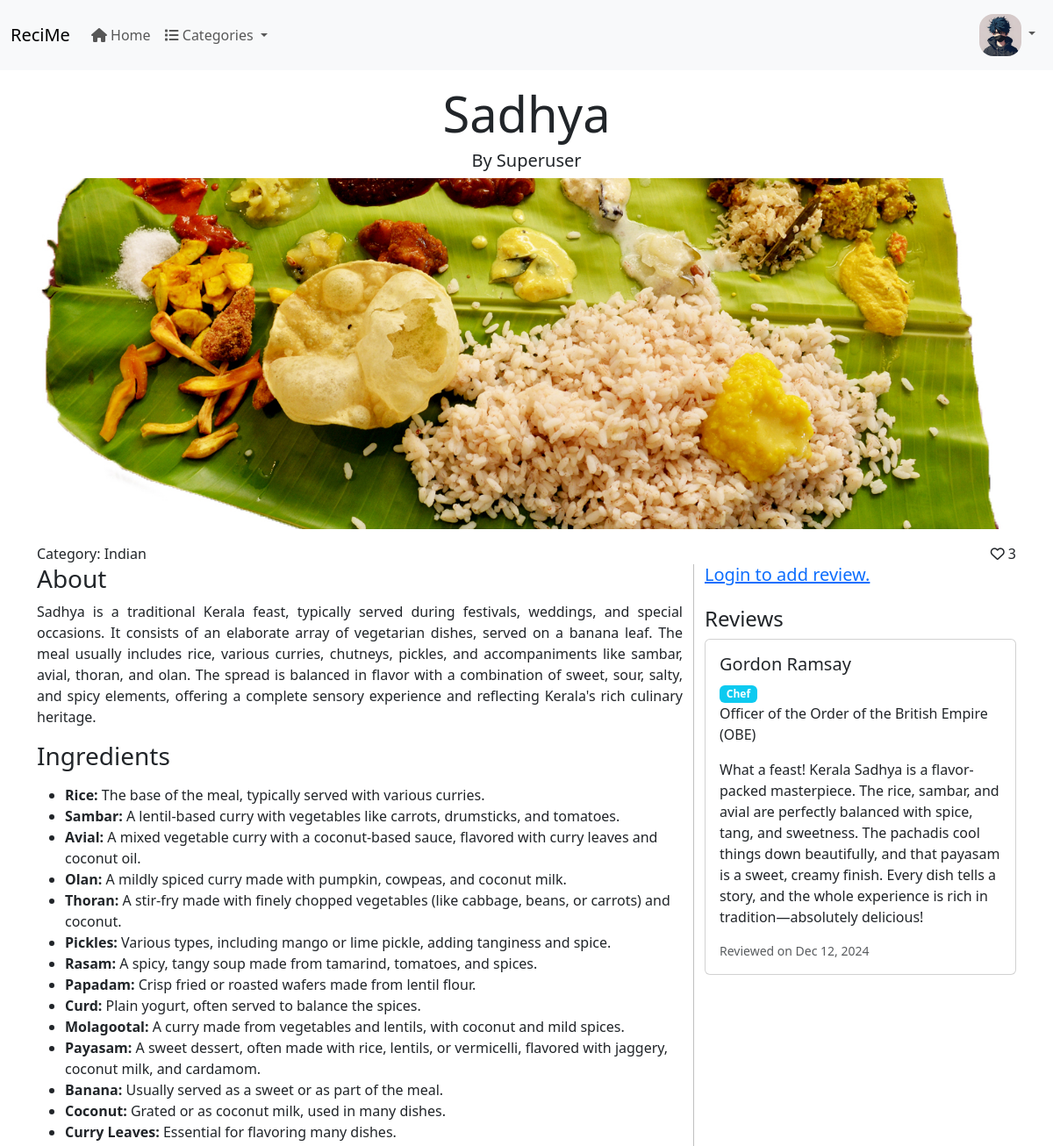
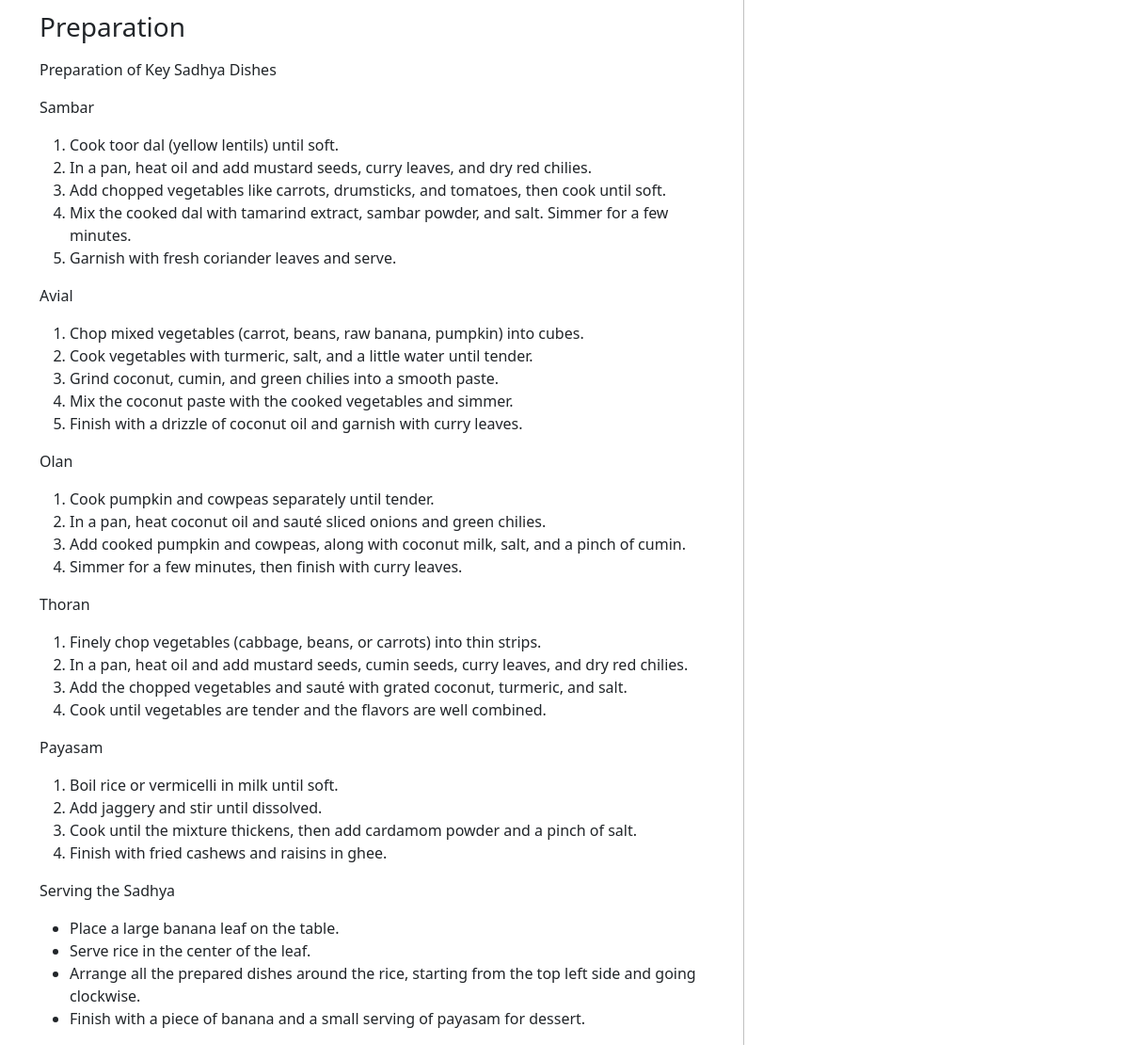
Screenshot of /recipe/view/sadhya/ with the database file from the repository (2 pictures, top to bottom).
### appRecipe/models.py (models this page shows, shortened)
class Recipe(models.Model):
    def get_file_path(instance, filename):
        ext = filename.split(".")[-1]
        tmp = get_random_string()
        filename = f"{tmp}.{ext}"
        return os.path.join("recipe", filename)
    author = models.ForeignKey(CustomUser, on_delete=models.CASCADE)
    name = models.CharField(max_length=100)
    slug = models.SlugField(max_length=100, unique=True)
    category = models.ForeignKey(Category, on_delete=models.CASCADE)
    about = models.TextField()
    ingredients = models.TextField()
    preparation = models.TextField()
    image = models.ImageField(
        upload_to=get_file_path, null=True, blank=True, default="recipe/default.jpg"
    )
    is_deleted = models.BooleanField(default=False)

class Category(models.Model):
    def get_file_path(instance, filename):
        ext = filename.split(".")[-1]
        tmp = get_random_string()
        filename = f"{tmp}.{ext}"
        return os.path.join("category", filename)
    name = models.CharField(max_length=100, unique=True)
    slug = models.SlugField(max_length=100, unique=True)
    image = models.ImageField(
        upload_to=get_file_path, null=True, blank=True, default="category/default.jpg"
    )
    created_on = models.DateTimeField(auto_now_add=True)
    is_deleted = models.BooleanField(default=False)
    def __str__(self):
        return self.name

### appAuth/models.py (models this page shows, shortened)
class CustomUser(AbstractBaseUser, PermissionsMixin):
    TYPE_CHOICES = (
        (1, "Admin"),
        (2, "User"),
        (3, "Chef"),
    )
    def get_file_path(instance, filename):
        ext = filename.split(".")[-1]
        tmp = get_random_string()
        filename = f"{tmp}.{ext}"
        return os.path.join("user", filename)
    email = models.EmailField(
        unique=True,
        max_length=255,
        error_messages={
            "unique": _("A user with this email already exists."),
        },
    )
    name = models.CharField(max_length=100, null=True, blank=True)
    user_type = models.IntegerField(default=2, choices=TYPE_CHOICES)
    image = models.ImageField(
        upload_to=get_file_path, null=True, blank=True, default="user/default.jpg"
    )
    designation = models.TextField(null=True, blank=True)
    created_on = models.DateTimeField(auto_now_add=True)
    updated_on = models.DateTimeField(auto_now=True)
    is_deleted = models.BooleanField(default=False)
    is_staff = models.BooleanField(
        _("staff status"),
        default=False,
        help_text=_("Designates whether the staff can log into this site."),
    )
    USERNAME_FIELD = "email"
    REQUIRED_FIELDS = []
    objects = MyUserManager()
    def __str__(self):
        return self.name

### appUser/models.py (models this page shows, shortened)
class Review(models.Model):
    user = models.ForeignKey(CustomUser, on_delete=models.CASCADE)
    recipe = models.ForeignKey(Recipe, on_delete=models.CASCADE)
    review = models.TextField()
    created_on = models.DateTimeField(auto_now_add=True)
    updated_on = models.DateTimeField(auto_now=True)
    is_deleted = models.BooleanField(default=False)
    class Meta:
        constraints = [
            models.UniqueConstraint(fields=["user", "recipe"], name="unique_review")
        ]

### appRecipe/views.py (the view, shortened to what this page needs)
# urls.py: path("recipe/view/<str:slug>/", views.recipe_view, name="recipe-view"),
def recipe_view(request, slug):
    context = get_common_context()
    recipe = get_object_or_404(
        Recipe.objects.filter(slug=slug, author__is_deleted=False, is_deleted=False)
    )
    like_count = Like.objects.filter(
        recipe=recipe,
        recipe__is_deleted=False,
        user__is_deleted=False,
        is_deleted=False,
    ).count()
    reviews = (
        Review.objects.filter(
            recipe=recipe,
            recipe__is_deleted=False,
            user__is_deleted=False,
            is_deleted=False,
        )
        .annotate(
            is_chef=Case(
                When(user__user_type=3, then=Value(1)),  # Chef gets priority
                default=Value(0),  # Non-chefs
                output_field=IntegerField(),
            )
        )
        .order_by("-is_chef", "-created_on")  # Sort by chef first, then by most recent
        .select_related("user")
    )
    context.update(
        {
            "title": f"{recipe.name} | Recime",
            "recipe": recipe,
            "like_count": like_count,
            "reviews": reviews,
        }
    )
    return render(request, "appRecipe/recipe_view.html", context=context)

### appRecipe/views.py (called while the page is built)
def get_common_context():
    categories = Category.objects.filter(is_deleted=False)
    return {"categories": categories}

### templates/appRecipe/recipe_view.html (shortened to what this page needs)
{% extends "base.html" %}
{% load static %}
{% block content %}
	<div class="container py-3">
		<h1 class="display-4 text-center">{{ recipe.name }}</h1>
		<h5 class="text-center">By {{ recipe.author }}</h5>
		<img class="mb-3" src="{{ recipe.image.url }}" style="width: 100%; height: 50vh; object-fit: cover" alt="">
		<div class="row">
			<div class="col col-md-6">
				Category: {{ recipe.category }}
			</div>
			<div class="col col-md-6 text-end">
				{% if user.is_authenticated %}
					{% csrf_token %}
					{% if is_liked %}
						<a
								href="javascript:void(0);" class="btn btn-sm btn-light like-btn"
								data-recipe-id="{{ recipe.id }}">
							<i class="fa-solid fa-heart text-danger"></i> {{ like_count }}
						</a>
					{% else %}
						<a
								href="javascript:void(0);"
								class="btn btn-sm btn-light like-btn"
								data-recipe-id="{{ recipe.id }}">
							<i class="fa-regular fa-heart"></i> {{ like_count }}
						</a>
					{% endif %}
					&nbsp;
					{% if is_bookmarked %}
						<a
								href="javascript:void(0);" class="btn btn-sm btn-light bookmark-btn"
								data-recipe-id="{{ recipe.id }}">
							<i class="fa-solid fa-bookmark"></i>
						</a>
					{% else %}
						<a
								href="javascript:void(0);"
								class="btn btn-sm btn-light bookmark-btn"
								data-recipe-id="{{ recipe.id }}">
							<i class="fa-regular fa-bookmark"></i>
						</a>
					{% endif %}
				{% else %}
					<i class="fa-regular fa-heart"></i> {{ like_count }}
				{% endif %}
			</div>
		</div>
		<div class="row">
			<div class="col col-md-8">
				<h3>About</h3>
				<p style="text-align: justify">{{ recipe.about | safe }}</p>
				<h3>Ingredients</h3>
				<p style="text-align: justify">{{ recipe.ingredients | safe }}</p>
				<h3>Preparation</h3>
				<p style="text-align: justify">{{ recipe.preparation | safe }}</p>
			</div>
			<div class="col col-md-4" style="border-left: 1px solid #c0c0c0">
				{% if has_review %}
					<div class="user-review">
						<h5>Your Review</h5>
						<p>{{ user_review.review }}</p>
						<form
								id="add_review_form"
								action="/user/recipe/{{ recipe.slug }}/add_review/" method="POST"
								class="d-none edit-review-form">
							{% csrf_token %}
							<textarea name="review" class="form-control">{{ user_review.review }}</textarea>
						</form>
						<form
								id="delete_review_form"
								action="/user/recipe/{{ recipe.slug }}/delete_review/" method="POST"
								class="delete-review-form mt-2">
							{% csrf_token %}
						</form>
						<button class="btn btn-sm btn-primary edit-review-btn">Edit</button>
						<button
								type="submit" class="btn btn-sm btn-success d-none" id="add_review_form_btn"
								form="add_review_form">Update
						</button>
						<button type="submit" class="btn btn-sm btn-danger" form="delete_review_form">Delete</button>
					</div>
				{% else %}
					{% if user.is_authenticated %}
						<form action="/user/recipe/{{ recipe.slug }}/add_review/" method="POST">
							{% csrf_token %}
							<textarea
									name="review" class="form-control" placeholder="Write your review here..."
									required></textarea>
							<button type="submit" class="btn btn-sm btn-primary mt-2">Submit</button>
						</form>
					{% else %}
						<a href="/auth/login/"><h5>Login to add review.</h5></a>
					{% endif %}
				{% endif %}
				<div class="reviews-section mt-4">
					<h4>Reviews</h4>
					{% for review in reviews %}
						<div class="review-card card mb-3">
							<div class="card-body">
								<h5 class="card-title">{{ review.user.name }}</h5>
								{% if review.user.user_type == 3 %}
									<span class="badge bg-info">Chef</span>
									<p>{{ review.user.designation }}</p>
								{% endif %}
								<p class="card-text">{{ review.review }}</p>
								<p class="text-muted small mb-0">Reviewed on {{ review.created_on|date:"M d, Y" }}</p>
							</div>
						</div>
					{% empty %}
						<p>No reviews yet. Be the first to review!</p>
					{% endfor %}
				</div>
			</div>
		</div>
	</div>
{% endblock content %}

### rows the page displays
Recipe: name "Sadhya", author "Superuser", image (picture), category "Indian", about "Sadhya is a traditional Kerala feast, typically served during festivals, weddings, and special occasions. It consists of an elaborate array of vegetarian dishes, served on a banana leaf. The meal usually includes rice, various curries, chutneys, pickles, and accompaniments like sambar, avial, thoran, and olan. The spread is balanced in flavor with a combination of sweet, sour, salty, and spicy elements, offering a complete sensory experience and reflecting Kerala's rich culinary heritage.", ingredients "Rice: The base of the meal, typically served with various curries. Sambar: A lentil-based curry with vegetables like carrots, drumsticks, and tomatoes. Avial: A mixed vegetable curry with a coconut-based sauce, flavored with curry leaves and coconut oil. Olan: A mildly spiced curry made with pumpkin, cowpeas, and coconut milk. Thoran: A stir-fry made with finely chopped vegetables (like cabbage, beans, or carrots) and coconut. Pickles: Various types, including mango or lime pickle, adding tanginess and spice. Rasam: A spicy, tangy soup made from tamarind, tomatoes, and spices. Papadam: Crisp fried or roasted wafers made from lentil flour. Curd: Plain yogurt, often served to balance the…", preparation "Preparation of Key Sadhya Dishes Sambar Cook toor dal (yellow lentils) until soft. In a pan, heat oil and add mustard seeds, curry leaves, and dry red chilies. Add chopped vegetables like carrots, drumsticks, and tomatoes, then cook until soft. Mix the cooked dal with tamarind extract, sambar powder, and salt. Simmer for a few minutes. Garnish with fresh coriander leaves and serve. Avial Chop mixed vegetables (carrot, beans, raw banana, pumpkin) into cubes. Cook vegetables with turmeric, salt, and a little water until tender. Grind coconut, cumin, and green chilies into a smooth paste. Mix the coconut paste with the cooked vegetables and simmer. Finish with a drizzle of coconut oil and…"
Review: user.name "Gordon Ramsay", user.designation "Officer of the Order of the British Empire (OBE)", review "What a feast! Kerala Sadhya is a flavor-packed masterpiece. The rice, sambar, and avial are perfectly balanced with spice, tang, and sweetness. The pachadis cool things down beautifully, and that payasam is a sweet, creamy finish. Every dish tells a story, and the whole experience is rich in tradition—absolutely delicious!", created_on "Dec 12, 2024"

### other values shown
{{ like_count }} "3"
